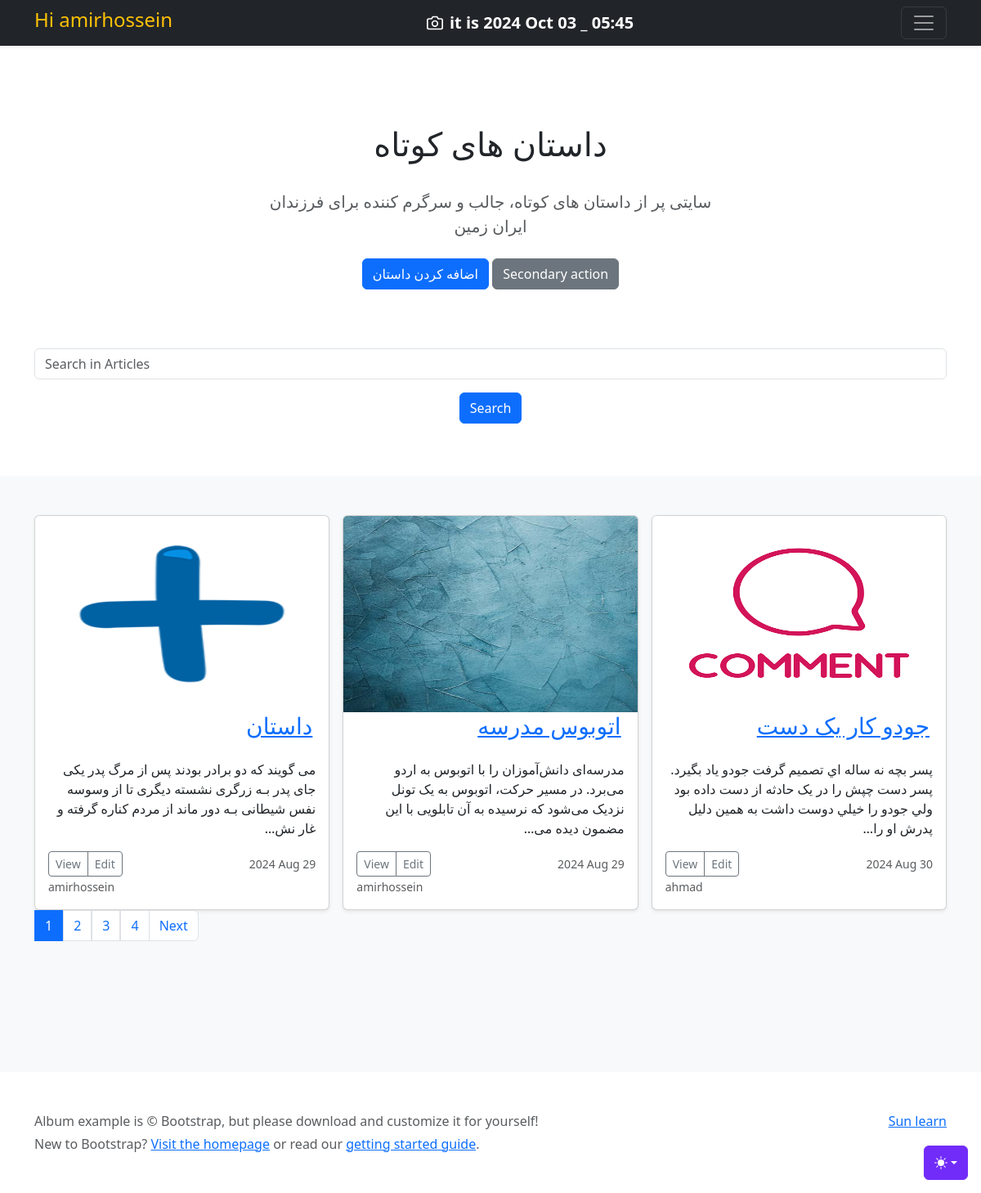
Screenshot of /art_list/ (signed in) with the database file from the repository.
### Home/models.py (models this page shows, shortened)
class Article(models.Model):
    title = models.CharField(max_length=100) # , null=True, blank=True
    text = models.TextField(help_text="Enter your article text.")
    pub_date = models.DateTimeField(auto_now_add=True)
    updated_date = models.DateTimeField(auto_now=True)
    is_show = models.BooleanField(default=True)
    image = models.ImageField(upload_to="Home/image_article/")
    auther = models.ForeignKey(User, on_delete=models.CASCADE) # این باعث میشه که فقط فردی از بین کاربران ثبت نام شده در این سایت رو بشه به عنوان نویسنده انتخاب کرد

### Home/views.py (the view)
# urls.py: path('art_list/', views.art_list, name='art_list'),
def art_list(request):
    articles = Article.objects.all().filter(is_show=True)
    search_line = request.GET.get('search')
    if search_line:
        articles = articles.filter(title__icontains=search_line)
    paginator = Paginator(articles, 3)
    page_number = request.GET.get('page') # شماره صفحه ای رو که کاربر درخواست کرده رو دریافت میکنه
    page_obj = paginator.get_page(page_number) # اطلاعات صفحه ی در خواست شده رو دریافت میکنه
    context = {
        'page_obj':page_obj
    }
    return render(request, 'Home/art_list.html', context)

### Home/templates/Home/art_list.html (shortened to what this page needs)
{% extends 'base/base.html' %}
{% block body %}
<main>
  <section class="py-5 text-center container">
    <div class="row py-lg-5">
      <div class="col-lg-6 col-md-8 mx-auto">
        <h1 class="fw-normal">داستان های کوتاه</h1>
        <br>
        <p class="lead text-body-secondary">سایتی پر از داستان های کوتاه، جالب و سرگرم کننده برای فرزندان ایران زمین</p>
        <p>
          <a href="{% url 'home:create_article' %}" class="btn btn-primary my-2">اضافه کردن داستان</a>
          <a href="#" class="btn btn-secondary my-2">Secondary action</a>
        </p>
      </div>
    </div>
    <form action="" method="get">
      <div class="form-group">
        <input type="text" class="form-control" name="search" placeholder="Search in Articles">
          <button type="submit" class="btn btn-primary my-3">Search</button>
      </div>
    </form>
  </section>
  <div class="album py-5 bg-body-tertiary">
    <div class="container">
      <div class="row row-cols-1 row-cols-sm-2 row-cols-md-3 g-3">
      {% for art in page_obj.object_list %}
        <div class="col">
          <div class="card shadow-sm">
            <a href="{% url 'home:detail' art.id %}"><img class="bd-placeholder-img card-img-top" src="{{ art.image.url }}" alt={{ art.title }} height=240px width=300px>
            <br><h3 class="align-right" dir="rtl" style="padding-right: 20px">{{art.title}}</h3>
            <div class="card-body"></a>
              <p class="card-text" dir="rtl" >{{art.text|truncatechars:140}}</p>
              <div class="d-flex justify-content-between align-items-center">
                <div class="btn-group">
                  <button type="button" class="btn btn-sm btn-outline-secondary">View</button>
                  <button type="button" class="btn btn-sm btn-outline-secondary">Edit</button>
                </div>
                <small class="text-body-secondary">{{art.pub_date|date:"Y M d"}}</small>
              </div>
              <small class="text-body-secondary">{{art.auther}}</small>
            </div>
          </div>
        </div>
      {% empty %}
          <p class="text-danger">Article not found</p>
      {% endfor %}
    <nav aria-label="...">
  <ul class="pagination">
    {% for page in page_obj.paginator.page_range %}
    <a class="page-link {% if page == page_obj.number %}active {% endif %}" href="?page={{ page }}">{{ page }}</a>
    {% endfor %}
      <li class="page-item">
      {% if page_obj.has_next %}
        <a class="page-link" href="?page={{ page_obj.next_page_number }}">Next</a>
      {% endif %}
      </li>
  </ul>
</nav>
{% endblock %}

### templates/base/header_ref.html (shortened to what this page needs)
<header data-bs-theme="dark">
  <div class="navbar navbar-dark bg-dark shadow-sm">
    <div class="container">
      {% if request.user.is_authenticated %}
        <h4 class="text-warning">Hi {{ request.user }}</h4>
      {% else %}
        <a href="{% url 'account:user_log_in' %}" class="text-warning" > Login Page</a>
      {% endif %}
      <a href="#" class="navbar-brand d-flex align-items-center">
        <strong>it is   {% now  "Y M d  _  h:i"  %}</strong>
      </a>
      <button class="navbar-toggler" type="button" data-bs-toggle="collapse" data-bs-target="#navbarHeader" aria-controls="navbarHeader" aria-expanded="false" aria-label="Toggle navigation">
        <span class="navbar-toggler-icon"></span>
      </button>
    </div>
  </div>
</header>

### templates/base/base_style.html (style rules this page uses)
.bd-placeholder-img { font-size: 1.125rem; text-anchor: middle; -webkit-user-select: none; -moz-user-select: none; user-select: none; }

### rows the page displays
Article: image (picture), title "داستان", text "می گویند که دو برادر بودند پس از مرگ پدر یکی جای پدر بـه زرگری نشسته دیگری تا از وسوسه نفس شیطانی بـه دور ماند از مردم کناره گرفته و غار نش…", pub_date "2024 Aug 29", auther "amirhossein"
Article: image (picture), title "اتوبوس مدرسه", text "مدرسه‌ای دانش‌آموزان را با اتوبوس به اردو می‌برد. در مسیر حرکت، اتوبوس به یک تونل نزدیک می‌شود که نرسیده به آن تابلویی با این مضمون دیده می…", pub_date "2024 Aug 29", auther "amirhossein"
Article: image (picture), title "جودو کار یک دست", text "پسر بچه نه ساله اي تصميم گرفت جودو ياد بگيرد. پسر دست چپش را در يک حادثه از دست داده بود ولي جودو را خيلي دوست داشت به همين دليل پدرش او را…", pub_date "2024 Aug 30", auther "ahmad"

### other values shown
{{ request.user }} "amirhossein"
{{ page }} "1" "2" "3" "4"
{{ message }} "Sun learn"
